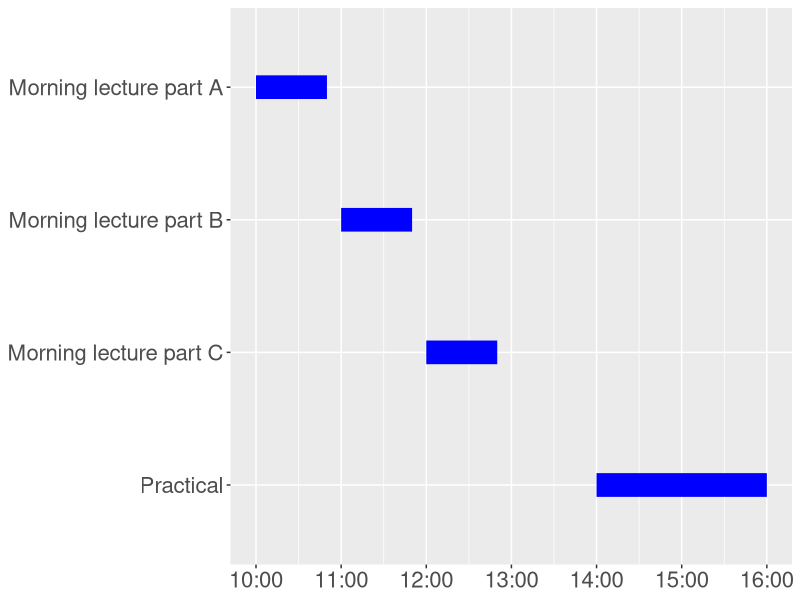
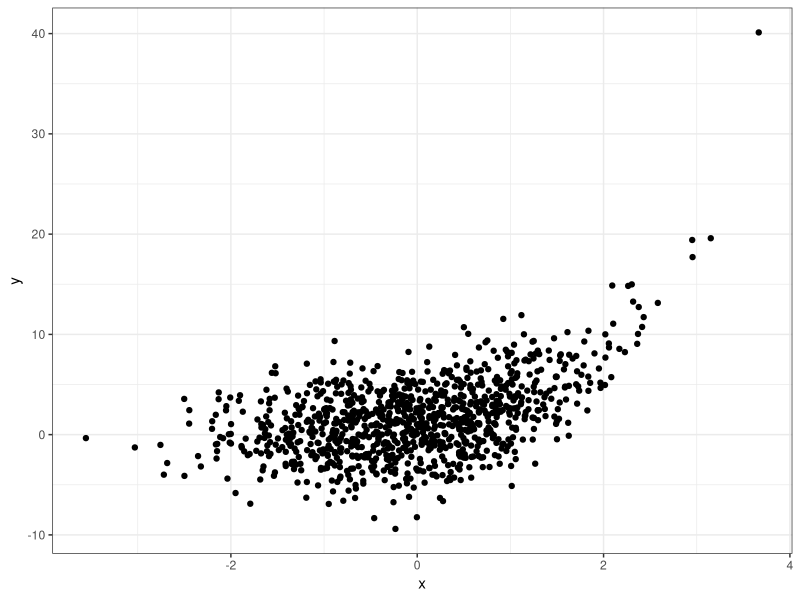

Reproduce these figures in R, in order.
## ---- chunk 1
#| echo: false

library(reshape2)
library(ggplot2)

dfr <- data.frame(
  name = factor(
    c("Morning lecture part A", 
           "Morning lecture part B",
           "Morning lecture part C", 
           "Practical"), 
    levels = c("Practical",
               "Morning lecture part C",
               "Morning lecture part B",
               "Morning lecture part A")
  ),
  start = c(
    "10:00", 
    "11:00", 
    "12:00", 
    "14:00"),
  end = c(
    "10:50", 
    "11:50", 
    "12:50", 
    "16:00")
)

dfr$start <- as.POSIXct(strptime(dfr$start, format="%H:%M"))
dfr$end <- as.POSIXct(strptime(dfr$end, format="%H:%M"))

mdfr <- melt(dfr, measure.vars = c("start", "end"))

ggplot(mdfr, aes(x = value, y = name)) + 
  geom_line(size = 8, col = "blue") +
  scale_x_continuous(breaks = as.POSIXct(strptime(c("10:00", "11:00", 
                                                    "12:00", "13:00", 
                                                    "14:00", "15:00",
                                                    "16:00"), 
                                                format="%H:%M")), 
                     labels = c("10:00", "11:00", 
                                "12:00", "13:00", 
                                "14:00", "15:00",
                                "16:00")) + 
  xlab(NULL) + 
  ylab(NULL) +
  theme(text = element_text(size=20))
## ---- chunk 2
#| echo: true

x <- rnorm(n = 1000, mean = 0, sd = 1)
y <- exp(x) + rnorm(n = 1000, mean = 0, sd = 3)
ggplot2::ggplot() + 
  ggplot2::geom_point(data = data.frame(x=x, y=y), ggplot2::aes(x=x, y=y)) + 
  ggplot2::theme_bw()
